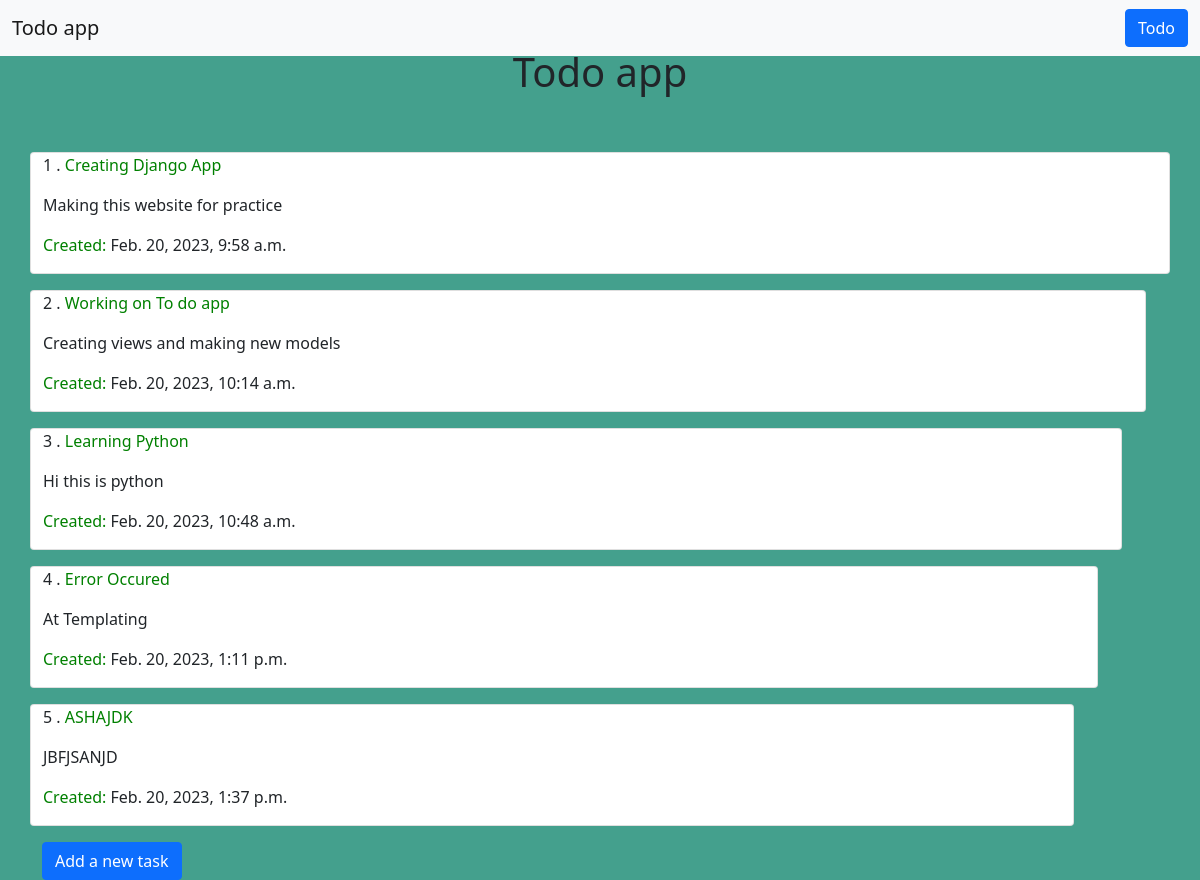
The page / on the database its author committed.
### todo/models.py (models this page shows, shortened)
class Todo(models.Model):
    title = models.CharField(max_length=100)
    details = models.TextField()
    time = models.DateTimeField(default=timezone.now)

### todo/views.py (the view)
# urls.py: 2. Add a URL to urlpatterns:  path('', views.home, name='home')
def home(request):
    list = Todo.objects.all()
    return render(request, 'home.html',{'list' : list})

### templates/home.html (shortened to what this page needs)
{% extends 'base.html' %}
{% block content %}
<div class="container d-flex d-flex-column justify-content-center mb-5 ">
{% block title %} <h1>Todo app</h1> {% endblock%}
</div>
<div>
  {% for todo in list %}
    <div class="row">
  <div class="container card mb-3" >
      <p >{{ todo.id }} .<span style="color:green;"> {{ todo.title }}</span></p>
      <p>{{todo.details}}</p>
      <p> <span style="color:green;">Created:</span> {{todo.time}}</p>
  </div>
  {% empty %}
  <h4>You have no lists!</h4
  {% endfor %}
</div>
</div>
<div class="container">
  <a class="btn btn-primary" href="{% url 'add'%}"> Add a new task</a>
</div>
{% endblock %}

### templates/base.html (shortened to what this page needs)
<!doctype html>
<html lang="en">
   <head>
     <link href="https://cdn.jsdelivr.net/npm/bootstrap@5.0.2/dist/css/bootstrap.min.css" rel="stylesheet">
   </head>
   <body style="background-color: #44A08D;">
     {% block body %}
     <header class = "header fixed-top">
       <nav class="navbar navbar-expand-lg navbar-light bg-light">
           <div class="container-fluid">
             <a href="{% url 'home' %}" class=" navbar-brand">
               <span>Todo app</span>
             </a>
           <div class="collapse navbar-collapse" id="navbarResponsive">
             <ul class="navbar-nav ms-auto">
               <li class="nav-item ">
                  <a class="btn btn-primary ml-auto"href="#">Todo</a>
                 </ul>
               </div>
             </div>
   </nav>
</header>
   <div class="container">
   {% block content %}{% endblock %}
   </div>
       {% endblock body %}
   </body>
</html>

### rows shown on the page
Todo: id "1", title "Creating Django App", details "Making this website for practice", time "Feb. 20, 2023, 9:58 a.m."
Todo: id "2", title "Working on To do app", details "Creating views and making new models", time "Feb. 20, 2023, 10:14 a.m."
Todo: id "3", title "Learning Python", details "Hi this is python", time "Feb. 20, 2023, 10:48 a.m."
Todo: id "4", title "Error Occured", details "At Templating", time "Feb. 20, 2023, 1:11 p.m."
Todo: id "5", title "ASHAJDK", details "JBFJSANJD", time "Feb. 20, 2023, 1:37 p.m."
